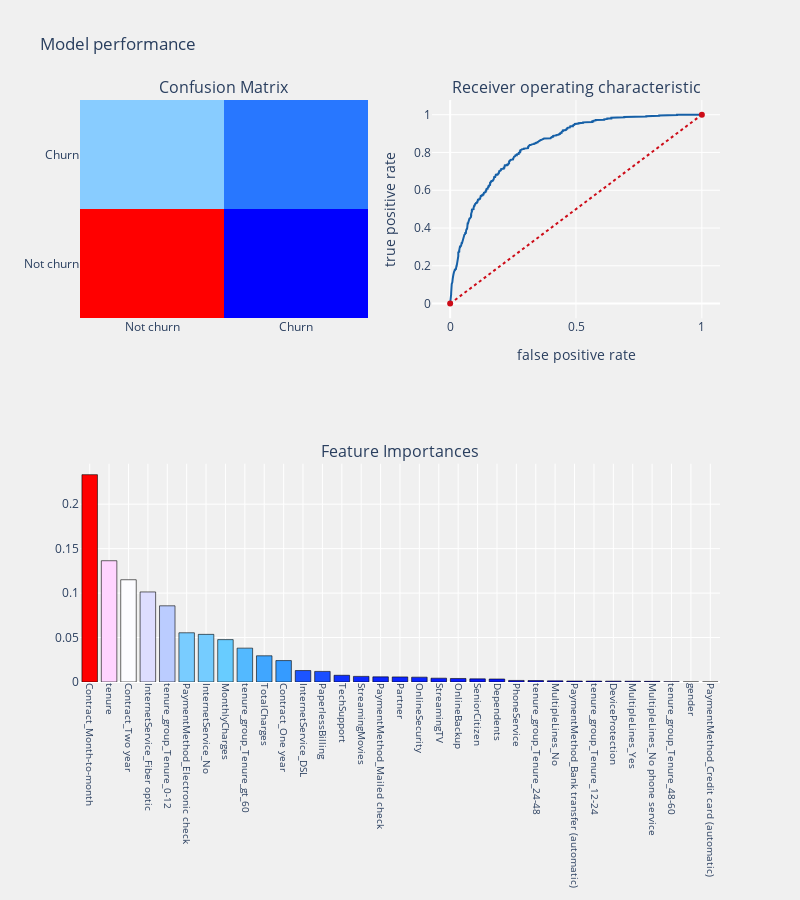

The notebook cell saved with this chart:
### Code cell
from sklearn.ensemble import RandomForestClassifier

#function attributes
#columns  - column used
#nf_estimators   - The number of trees in the forest.
#estimated_tree  - tree number to be displayed
#maximum_depth   - depth of the tree
#criterion_type  - split criterion type ["gini" or "entropy"]
#Model performance - prints performance of model

def plot_tree_randomforest(columns,nf_estimators,
                           estimated_tree,maximum_depth,
                           criterion_type,model_performance = None) :
    
    dataframe = df_telcom_og[columns + target_col].copy()
    
    #train and test datasets
    rf_x     = dataframe[[i for i in columns if i not in target_col]]
    rf_y     = dataframe[target_col]
    
    #random forest classifier
    rfc   = RandomForestClassifier(n_estimators = nf_estimators,
                                   max_depth = maximum_depth,
                                   criterion = criterion_type,
                                  )
    rfc.fit(rf_x,rf_y)
    
    estimated_tree = rfc.estimators_[estimated_tree]
    
    #graph = Source(tree.export_graphviz(estimated_tree,out_file=None,
    #                                    rounded=True,proportion = False,
    #                        feature_names = columns, 
    #                        precision  = 2,
    #                        class_names=["Not churn","Churn"],
    #                        filled = True))
    #display(graph)
    
    #model performance
    if model_performance == True :
        telecom_churn_prediction(rfc,
                                 rf_x,test_X[columns],
                                 rf_y,test_Y,
                                 columns,"features",threshold_plot = True)
        

cols1 = [ i for i in train_X.columns if i not in target_col + Id_col] 
plot_tree_randomforest(cols1,100,99,3,"entropy",True)

### Figure 1 — Plotly figure (JSON) as saved in the notebook; plotly's stock layout.template omitted (floating-point values rounded to 4 significant figures; data arrays with more than 128 entries replaced by an {"elided": "..."} marker saying what was removed)
{"data": [{"colorscale": [[0, "rgb(0,0,255)"], [0.1, "rgb(51,153,255)"], [0.2, "rgb(102,204,255)"], [0.3, "rgb(153,204,255)"], [0.4, "rgb(204,204,255)"], [0.5, "rgb(255,255,255)"], [0.6, "rgb(255,204,255)"], [0.7, "rgb(255,153,255)"], [0.8, "rgb(255,102,204)"], [0.9, "rgb(255,102,102)"], [1, "rgb(255,0,0)"]], "name": "matrix", "showscale": false, "type": "heatmap", "x": ["Not churn", "Churn"], "xaxis": "x", "y": ["Not churn", "Churn"], "yaxis": "y", "z": [[1227, 41], [357, 133]]}, {"line": {"color": "rgb(22, 96, 167)", "width": 2}, "name": "Roc : 0.6195470932852636", "type": "scatter", "x": {"elided": "613 float values"}, "xaxis": "x2", "y": {"elided": "613 float values"}, "yaxis": "y2"}, {"line": {"color": "rgb(205, 12, 24)", "dash": "dot", "width": 2}, "type": "scatter", "x": [0, 1], "xaxis": "x2", "y": [0, 1], "yaxis": "y2"}, {"marker": {"color": [0.2331, 0.1364, 0.115, 0.1013, 0.08569, 0.05536, 0.05357, 0.04767, 0.03809, 0.02947, 0.0241, 0.01288, 0.01192, 0.007565, 0.006314, 0.005791, 0.005723, 0.005456, 0.004291, 0.003972, 0.003531, 0.003374, 0.00177, 0.001588, 0.001282, 0.00106, 0.0009845, 0.0009487, 0.0008576, 0.0007033, 0.0001887, 4.909e-05, 3.394e-05], "colorscale": [[0, "rgb(0,0,255)"], [0.1, "rgb(51,153,255)"], [0.2, "rgb(102,204,255)"], [0.3, "rgb(153,204,255)"], [0.4, "rgb(204,204,255)"], [0.5, "rgb(255,255,255)"], [0.6, "rgb(255,204,255)"], [0.7, "rgb(255,153,255)"], [0.8, "rgb(255,102,204)"], [0.9, "rgb(255,102,102)"], [1, "rgb(255,0,0)"]], "line": {"color": "black", "width": 0.6}}, "name": "coefficients", "type": "bar", "x": ["Contract_Month-to-month", "tenure", "Contract_Two year", "InternetService_Fiber optic", "tenure_group_Tenure_0-12", "PaymentMethod_Electronic check", "InternetService_No", "MonthlyCharges", "tenure_group_Tenure_gt_60", "TotalCharges", "Contract_One year", "InternetService_DSL", "PaperlessBilling", "TechSupport", "StreamingMovies", "PaymentMethod_Mailed check", "Partner", "OnlineSecurity", "StreamingTV", "OnlineBackup", "SeniorCitizen", "Dependents", "PhoneService", "tenure_group_Tenure_24-48", "MultipleLines_No", "PaymentMethod_Bank transfer (automatic)", "tenure_group_Tenure_12-24", "DeviceProtection", "MultipleLines_Yes", "MultipleLines_No phone service", "tenure_group_Tenure_48-60", "gender", "PaymentMethod_Credit card (automatic)"], "xaxis": "x3", "y": [0.2331, 0.1364, 0.115, 0.1013, 0.08569, 0.05536, 0.05357, 0.04767, 0.03809, 0.02947, 0.0241, 0.01288, 0.01192, 0.007565, 0.006314, 0.005791, 0.005723, 0.005456, 0.004291, 0.003972, 0.003531, 0.003374, 0.00177, 0.001588, 0.001282, 0.00106, 0.0009845, 0.0009487, 0.0008576, 0.0007033, 0.0001887, 4.909e-05, 3.394e-05], "yaxis": "y3"}], "layout": {"annotations": [{"font": {"size": 16}, "showarrow": false, "text": "Confusion Matrix", "x": 0.225, "xanchor": "center", "xref": "paper", "y": 1, "yanchor": "bottom", "yref": "paper"}, {"font": {"size": 16}, "showarrow": false, "text": "Receiver operating characteristic", "x": 0.775, "xanchor": "center", "xref": "paper", "y": 1, "yanchor": "bottom", "yref": "paper"}, {"font": {"size": 16}, "showarrow": false, "text": "Feature Importances", "x": 0.5, "xanchor": "center", "xref": "paper", "y": 0.375, "yanchor": "bottom", "yref": "paper"}], "autosize": false, "height": 900, "margin": {"b": 195}, "paper_bgcolor": "rgba(240,240,240, 0.95)", "plot_bgcolor": "rgba(240,240,240, 0.95)", "showlegend": false, "title": {"text": "Model performance"}, "width": 800, "xaxis": {"anchor": "y", "domain": [0, 0.45]}, "xaxis2": {"anchor": "y2", "domain": [0.55, 1], "title": {"text": "false positive rate"}}, "xaxis3": {"anchor": "y3", "domain": [0, 1], "showgrid": true, "tickangle": 90, "tickfont": {"size": 10}}, "yaxis": {"anchor": "x", "domain": [0.625, 1]}, "yaxis2": {"anchor": "x2", "domain": [0.625, 1], "title": {"text": "true positive rate"}}, "yaxis3": {"anchor": "x3", "domain": [0, 0.375]}}}
